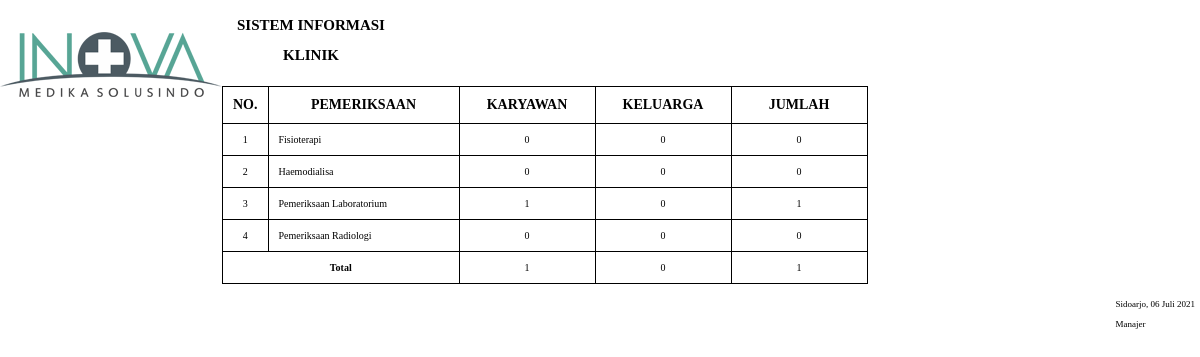
/laporan/pemeriksaan.php, run on the app's committed database.
### tables this page shows
CREATE TABLE `tindakan` (
  `id_tindakan` int(11) NOT NULL,
  `nm_tindakan` varchar(300) NOT NULL,
  `ket` text NOT NULL,
  `lap` int(5) NOT NULL
);

### config/fungsi_indotgl.php (called while the page is built, shortened)
<?php
	function tgl_indo($tgl){
			$tanggal = substr($tgl,8,2);
			$bulan = getBulan(substr($tgl,5,2));
			$tahun = substr($tgl,0,4);
			return $tanggal.' '.$bulan.' '.$tahun;
	}
	function getBulan($bln){
				switch ($bln){
					case 7:
						return "Juli";
						break;
				}
			}
?>

### laporan/pemeriksaan.php (the view, shortened to what this page needs)
<?php
	include ("../config/fungsi_indotgl.php");
    $tgl1=$_GET['tgl1'];
			$tgl2=$_GET['tgl2'];
	?>
<!doctype html>
<html>
	<head>
		<link rel="stylesheet" type="text/css" href="../css/laporan.css">
	</head>
	<body>
		<div class="page">
		<div class="kop">
            <img src="../img/kop.png" id="kop">
            <div class="header">
		<h2>SISTEM INFORMASI
KLINIK</h2>
            </div>
		</div>
            <div class="batas"></div>
            <?php
			if($tgl1=='' AND $tgl2==''){
		?>
		<table class="table" border="1px">
			<tr class="head">
				<td width="20">NO. </td><td width="170">PEMERIKSAAN</td><td width="115">KARYAWAN </td><td width="115">KELUARGA</td><td width="115">JUMLAH</td>
			</tr>
			<?php
					$query=mysql_query("SELECT * FROM tindakan WHERE lap='1' ORDER BY nm_tindakan ASC");
					$no=1;
					while($r=mysql_fetch_array($query)){
					?>
						<tr bgcolor="#fff">
							<td align="center"><?php echo $no; ?></td>
                            <td><?php echo $r['nm_tindakan']; ?></td>
                            <td align="center"><?php
                            $id_tindakan=$r['id_tindakan'];
                            $queryTindakan=mysql_query("SELECT * FROM tindakan, rekammedik, pasien WHERE tindakan.id_tindakan=rekammedik.tindakan AND tindakan.id_tindakan='$id_tindakan' AND pasien.kodePasien=rekammedik.kodepasien AND tindakan.lap='1'");
                            echo $nTindakan=mysql_num_rows($queryTindakan);
                            ?></td>
                            <td align="center"><?php
                            $id_tindakan=$r['id_tindakan'];
                            $tindakanTang=mysql_query("SELECT * FROM tindakan, rekammedik, tanggungan WHERE tindakan.id_tindakan=rekammedik.tindakan AND tindakan.id_tindakan='$id_tindakan' AND tanggungan.kodeTanggungan=rekammedik.kodepasien AND tindakan.lap='1'");
                            echo $tTang=mysql_num_rows($tindakanTang);
                            ?></td>
                            <td align="center"><?php echo $nTindakan+$tTang; ?></td>
						</tr>
					<?php
					$no++;
					}
					?>
                <tr>
                    <td colspan="2" align="center"><h4>Total</h4></td>
                    <td align="center"><?php
                            $a=mysql_query("SELECT * FROM rekammedik, pasien,tindakan WHERE pasien.kodePasien=rekammedik.kodepasien AND tindakan.id_tindakan=rekammedik.tindakan AND tindakan.lap='1'");
                            echo $aa=mysql_num_rows($a);
                            ?></td>
                    <td align="center"><?php
                            $b=mysql_query("SELECT * FROM tindakan, rekammedik, tanggungan WHERE tindakan.id_tindakan=rekammedik.tindakan AND tanggungan.kodeTanggungan=rekammedik.kodepasien AND tindakan.lap='1'");
                            echo $bb=mysql_num_rows($b);
                            ?></td>
                    <td align="center"><?php echo $aa+$bb; ?></td>
                </tr>
		</table>
            <?php
            }
            ?>
            <table border="0" style="float:right;" class="ttd">
            <tr>
                <td>Sidoarjo, <?php echo tgl_indo(date('Y-m-d')); ?></td>
            </tr>
            <tr>
                <td>Manajer</td>
            </tr>
            <tr>
                <td></td>
            </tr>
            <tr>
                <td></td>
            </tr>
            </table>
		</div>
	</body>
</html>

### css/laporan.css (style rules this page uses)
* { padding:0px; margin:0px; }
body { font-family:tahoma, 'sans-serif'; }
.batas { padding: 3px; }
#kop { float: left; }
.header { width: 400px; text-align: center; }
.kop { line-height:30px; }
.kop h2 { font-size: 15px; margin-top: 10px; }
table { border-collapse:collapse; margin-top: 10px; }
table .head td { background:#fff; text-align:center; font-size:14px; font-weight:bold; }
table tr td { border:1px solid #000; padding:10px; font-size:10px; }
.ttd { margin-left: 500px; margin-top: 10px; }
.ttd tr td { border:0px solid #000; padding:5px; font-size:9px; }

### data on the page
tindakan: nm_tindakan "Fisioterapi", queryTindakan "0", tindakanTang "0", tTang "0"
tindakan: nm_tindakan "Haemodialisa", queryTindakan "0", tindakanTang "0", tTang "0"
tindakan: nm_tindakan "Pemeriksaan Laboratorium", queryTindakan "1", tindakanTang "0", tTang "1"
tindakan: nm_tindakan "Pemeriksaan Radiologi", queryTindakan "0", tindakanTang "0", tTang "0"

### other printed values
$aa=mysql_num_rows($a) "1"
$bb=mysql_num_rows($b) "0"
$aa+$bb "1"
